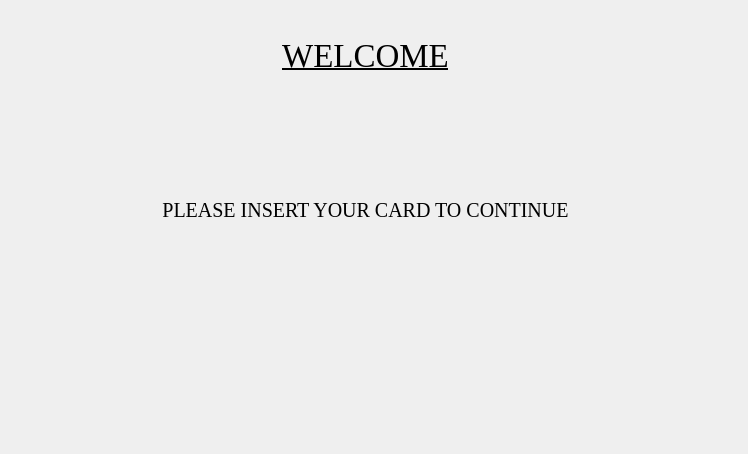
<?xml version="1.0" encoding="UTF-8"?>
<ui version="4.0">
 <class>welcome</class>
 <widget class="QWidget" name="welcome">
  <property name="geometry">
   <rect>
    <x>0</x>
    <y>0</y>
    <width>748</width>
    <height>454</height>
   </rect>
  </property>
  <property name="windowTitle">
   <string>Form</string>
  </property>
  <widget class="QLabel" name="label">
   <property name="geometry">
    <rect>
     <x>230</x>
     <y>0</y>
     <width>271</width>
     <height>111</height>
    </rect>
   </property>
   <property name="font">
    <font>
     <family>Times New Roman</family>
     <pointsize>25</pointsize>
     <underline>true</underline>
    </font>
   </property>
   <property name="text">
    <string>WELCOME</string>
   </property>
   <property name="alignment">
    <set>Qt::AlignCenter</set>
   </property>
  </widget>
  <widget class="QLabel" name="label_2">
   <property name="geometry">
    <rect>
     <x>60</x>
     <y>160</y>
     <width>611</width>
     <height>101</height>
    </rect>
   </property>
   <property name="font">
    <font>
     <family>Times New Roman</family>
     <pointsize>15</pointsize>
    </font>
   </property>
   <property name="text">
    <string>PLEASE INSERT YOUR CARD TO CONTINUE</string>
   </property>
   <property name="alignment">
    <set>Qt::AlignCenter</set>
   </property>
  </widget>
  <widget class="QLabel" name="Label1">
   <property name="geometry">
    <rect>
     <x>218</x>
     <y>360</y>
     <width>281</width>
     <height>20</height>
    </rect>
   </property>
   <property name="text">
    <string/>
   </property>
   <property name="alignment">
    <set>Qt::AlignCenter</set>
   </property>
  </widget>
 </widget>
 <resources/>
 <connections/>
</ui>
